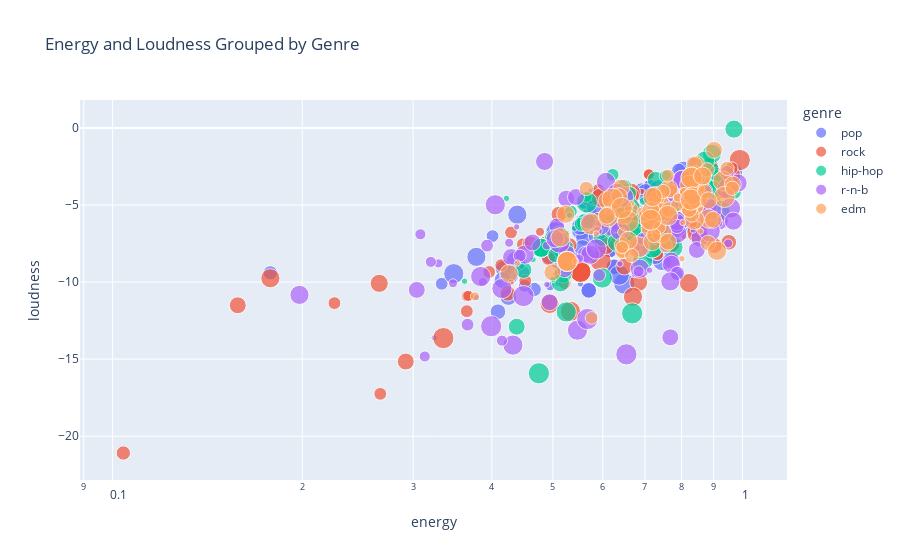

The notebook cell this image was saved under:
### Code cell
fig = px.scatter(visuals, x="energy", y="loudness",
	         size="key", color="genre",
                 hover_name="valence", log_x=True, size_max=15, title='Energy and Loudness Grouped by Genre') #changing the size_max scales the circles' sizes
fig.show()
